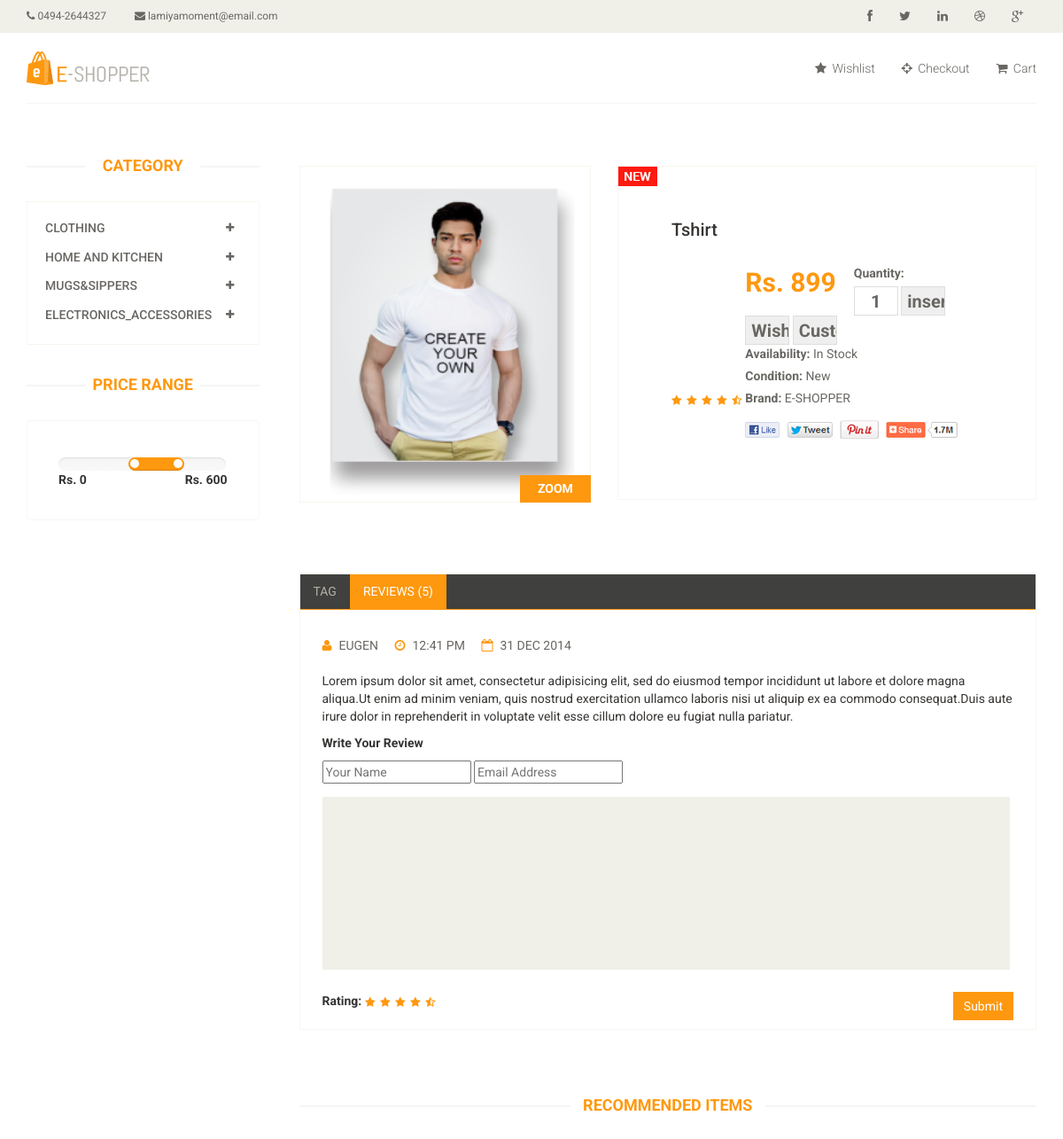
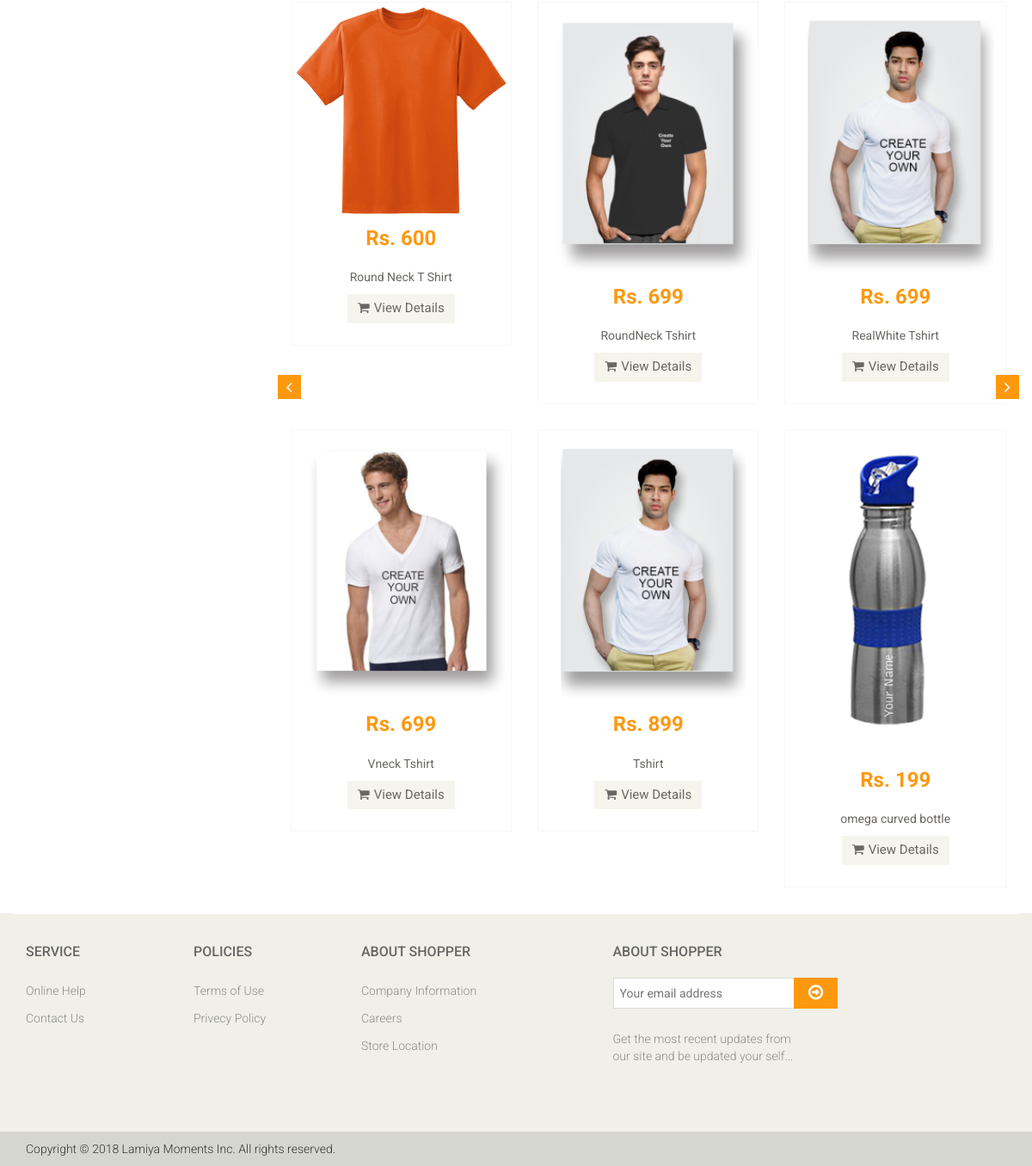
The page /product-details.php?id=9 on the database its author committed (2 pictures, top to bottom).
### tables this page shows
CREATE TABLE IF NOT EXISTS `category` (
`id` int(11) NOT NULL,
  `category_name` varchar(50) NOT NULL
);

CREATE TABLE IF NOT EXISTS `product` (
`id` int(11) NOT NULL,
  `productname` varchar(50) NOT NULL,
  `category` varchar(50) NOT NULL,
  `prize` double NOT NULL,
  `quantity` int(11) NOT NULL,
  `model` varchar(50) NOT NULL,
  `color` varchar(50) NOT NULL,
  `size` int(11) NOT NULL,
  `IMAGE` varchar(50) DEFAULT NULL
);

### Ctegory.php (the view, shortened to what this page needs)
<?php
include_once 'config.php';
$sql = "SELECT * FROM category";
$result = $con->query($sql);
while ($row = mysqli_fetch_assoc($result)) {
    echo '<div class="panel panel-default">
								<div class="panel-heading">
									<h4 class="panel-title">
										<a data-toggle="collapse" data-parent="#accordian" href="#'
    . $row['category_name'] .
    '">
											<span class="badge pull-right"><i class="fa fa-plus"></i></span>'
    . $row['category_name'] .
    '</a>
									</h4>
								</div>
								<div id="'
    . $row['category_name'] .
    '" class="panel-collapse collapse">
									<div class="panel-body">
										<ul>';
    echo '<li></li>
											<li></li>
											<li></li>
											<li></li>
										</ul>
									</div>
								</div>
							</div>';
}

### SelectedProduct.php (shortened to what this page needs)
<?php
include_once 'config.php';
$sql = "SELECT * FROM product where id=" . $_GET['id'];
$result = $con->query($sql);
$row = mysqli_fetch_assoc($result);
?>
<div class="product-details">
    <div class="col-sm-5">
        <div class="view-product">
            <img src="images/<?php echo $row['IMAGE']; ?>" alt="" />
            <h3>ZOOM</h3>
        </div>
    </div>
    <div class="col-sm-7">
        <div class="product-information">
            <img src="images/product-details/new.jpg" class="newarrival" alt="" />
            <h2><?php echo $row['productname']; ?></h2>
            <img src="images/product-details/rating.png" alt="" />
            <span>
                <span>Rs. <?php echo $row['prize']; ?></span>
                <label>Quantity:</label><form name="insert" action="insertToCart.php?id=<?php echo $row['id']; ?>" method="POST">
                    <input type="text" value="1" name="qty"/>
                    <input type="submit" value="insertbutton" name="addcart" />
                    <a href="insertToWishlist.php?id=<?php echo $row['id']; ?>"><input type="button" value="Wish" /></a>
                    <a href="picture_editor/editor.php?image=http://localhost/eshopper/images/<?php echo $row['IMAGE']; ?>&id=<?php echo $row['id']; ?>"><input type="button" value="Customize" /></a>
            </span>
            <p><b>Availability:</b> In Stock</p>
            <p><b>Condition:</b> New</p>
            <p><b>Brand:</b> E-SHOPPER</p>
            <a href=""><img src="images/product-details/share.png" class="share img-responsive"  alt="" /></a>
        </div>
    </div>
</div>

### Recommended.php
<?php
include_once 'config.php';
$sql= "SELECT * FROM product LIMIT 0,6" ;
$result=$con->query($sql);
while($row= mysqli_fetch_assoc($result))
{
echo '<div class="col-sm-4">
										<div class="product-image-wrapper">
											<div class="single-products">
												<div class="productinfo text-center">
													<img src="images/'
											.$row['IMAGE'].
										'" alt="" />
													<h2>Rs. '.$row['prize'].'</h2>
													<p>'.$row['productname'].'</p>
													<a href="http://localhost/eshopper/product-details.php?id='
    . $row['id'] .
    '" class="btn btn-default add-to-cart"><i class="fa fa-shopping-cart"></i>View Details</a>
												</div>
											</div>
										</div>
					</div>';
}

### css/main.css (style rules this page uses)
body { font-family: 'Roboto', sans-serif; background:; position: relative; font-weight:400px; }
a { -webkit-transition: 300ms; -moz-transition: 300ms; -o-transition: 300ms; transition: 300ms; }
h1, h2, h3, h4, h5, h6 { font-family: 'Roboto', sans-serif; }
.item h2 { color: #363432; font-family: 'Roboto', sans-serif; font-size: 28px; font-weight: 700; margin-bottom: 22px; margin-top: 10px; }
.item p { color:#363432; font-size:16px; font-weight:300; font-family: 'Roboto', sans-serif; }
.category-products .panel { background-color: #FFFFFF; border: 0px; border-radius: 0px; box-shadow:none; margin-bottom: 0px; }
.category-products .panel-default .panel-heading { background-color: #FFFFFF; border: 0 none; color: #FFFFFF; padding: 5px 20px; }
.category-products .panel-default .panel-heading .panel-title a { color: #696763; font-family: 'Roboto', sans-serif; font-size: 14px; text-decoration: none; text-transform: uppercase; }
.category-products .badge { background:none; border-radius: 10px; color: #696763; display: inline-block; font-size: 12px; font-weight: bold; line-height: 1; min-width: 10px; padding: 3px 7px; text-align: center; vertical-align: baseline; white-space: nowrap; }
.product-image-wrapper { border:1px solid #F7F7F5; overflow: hidden; margin-bottom:30px; }
.single-products { position: relative; }
.productinfo h2 { color: #FE980F; font-family: 'Roboto', sans-serif; font-size: 24px; font-weight: 700; }
.productinfo p { font-family: 'Roboto', sans-serif; font-size: 14px; font-weight: 400; color: #696763; }
.productinfo img { width: 100%; }
.productinfo { position:relative; }
.add-to-cart { background:#F5F5ED; border: 0 none; border-radius: 0; color: #696763; font-family: 'Roboto', sans-serif; font-size: 15px; margin-bottom: 25px; }
.add-to-cart i { margin-right:5px; }
.product-details { overflow:hidden; }
.product-details { margin-bottom: 40px; overflow: hidden; margin-top: 10px; }
.view-product { position: relative; }
.view-product img { border: 1px solid #F7F7F0; height: 380px; width: 100%; }
.view-product h3 { background: #FE980F; bottom: 0; color: #FFFFFF; font-family: 'Roboto', sans-serif; font-size: 14px; font-weight: 700; margin-bottom: 0; padding: 8px 20px; position: absolute; right: 0; }
.product-information { border: 1px solid #F7F7F0; overflow: hidden; padding-bottom: 60px; padding-left: 60px; padding-top: 60px; position: relative; }
.newarrival { position:absolute; top:0; left:0 }
.product-information h2 { color: #363432; font-family: 'Roboto', sans-serif; font-size: 20px; margin-top: 0; }
.product-information p { color: #696763; font-family: 'Roboto', sans-serif; margin-bottom: 5px; }
.product-information span { display: inline-block; margin-bottom: 8px; margin-top: 18px; }
.product-information span span { color: #FE980F; float: left; font-family: 'Roboto', sans-serif; font-size: 30px; font-weight: 700; margin-right: 20px; margin-top: 0px; }
.product-information span input { border: 1px solid #DEDEDC; color: #696763; font-family: 'Roboto', sans-serif; font-size: 20px; font-weight: 700; height: 33px; outline: medium none; text-align: center; width: 50px; }
.product-information span label { color: #696763; font-family: 'Roboto', sans-serif; font-weight: 700; margin-right: 5px; }
.share { margin-top: 15px; }

### rows shown on the page
category: category_name "CLOTHING"
category: category_name "HOME AND KITCHEN"
category: category_name "MUGS&SIPPERS"
category: category_name "ELECTRONICS_ACCESSORIES"
product: IMAGE (picture), productname "Tshirt", prize "899"
product: IMAGE (picture), prize "600", productname "Round Neck T Shirt"
product: IMAGE (picture), prize "699", productname "RoundNeck Tshirt"
product: IMAGE (picture), prize "699", productname "RealWhite Tshirt"
product: IMAGE (picture), prize "699", productname "Vneck Tshirt"
product: IMAGE (picture), prize "199", productname "omega curved bottle"
